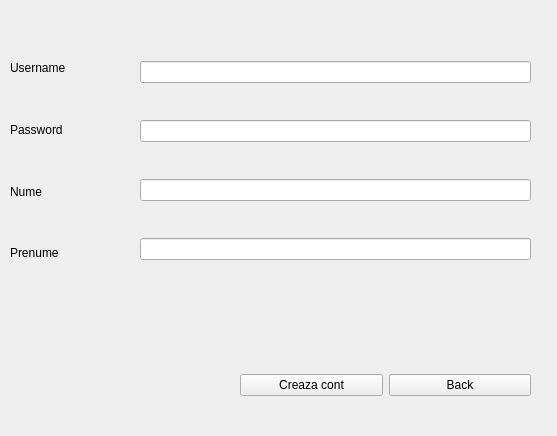
<?xml version="1.0" encoding="UTF-8"?>
<ui version="4.0">
 <class>sign_in</class>
 <widget class="QWidget" name="sign_in">
  <property name="geometry">
   <rect>
    <x>0</x>
    <y>0</y>
    <width>557</width>
    <height>436</height>
   </rect>
  </property>
  <property name="windowTitle">
   <string>Form</string>
  </property>
  <widget class="QWidget" name="">
   <property name="geometry">
    <rect>
     <x>140</x>
     <y>30</y>
     <width>391</width>
     <height>261</height>
    </rect>
   </property>
   <layout class="QVBoxLayout" name="verticalLayout">
    <item>
     <widget class="QLineEdit" name="userline"/>
    </item>
    <item>
     <widget class="QLineEdit" name="passline"/>
    </item>
    <item>
     <widget class="QLineEdit" name="nameline"/>
    </item>
    <item>
     <widget class="QLineEdit" name="prenumeline"/>
    </item>
   </layout>
  </widget>
  <widget class="QWidget" name="">
   <property name="geometry">
    <rect>
     <x>10</x>
     <y>40</y>
     <width>121</width>
     <height>241</height>
    </rect>
   </property>
   <layout class="QVBoxLayout" name="verticalLayout_2">
    <item>
     <widget class="QLabel" name="label">
      <property name="text">
       <string>Username</string>
      </property>
     </widget>
    </item>
    <item>
     <widget class="QLabel" name="label_2">
      <property name="text">
       <string>Password</string>
      </property>
     </widget>
    </item>
    <item>
     <widget class="QLabel" name="label_3">
      <property name="text">
       <string>Nume</string>
      </property>
     </widget>
    </item>
    <item>
     <widget class="QLabel" name="label_4">
      <property name="text">
       <string>Prenume</string>
      </property>
     </widget>
    </item>
   </layout>
  </widget>
  <widget class="QWidget" name="">
   <property name="geometry">
    <rect>
     <x>240</x>
     <y>350</y>
     <width>291</width>
     <height>71</height>
    </rect>
   </property>
   <layout class="QHBoxLayout" name="horizontalLayout">
    <item>
     <widget class="QPushButton" name="creaza_Button">
      <property name="text">
       <string>Creaza cont</string>
      </property>
     </widget>
    </item>
    <item>
     <widget class="QPushButton" name="back_to_login">
      <property name="text">
       <string>Back</string>
      </property>
     </widget>
    </item>
   </layout>
  </widget>
 </widget>
 <resources/>
 <connections/>
</ui>
